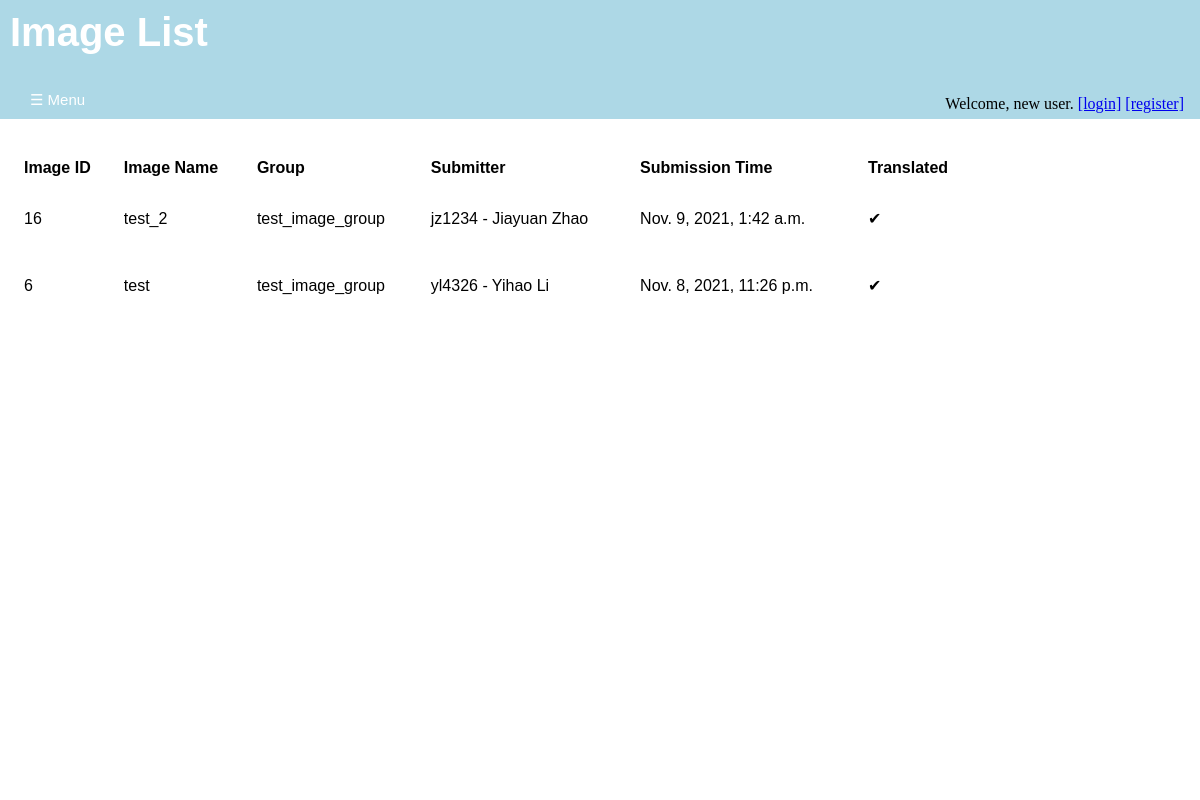
The app's page /annotations/image_list/, older data.
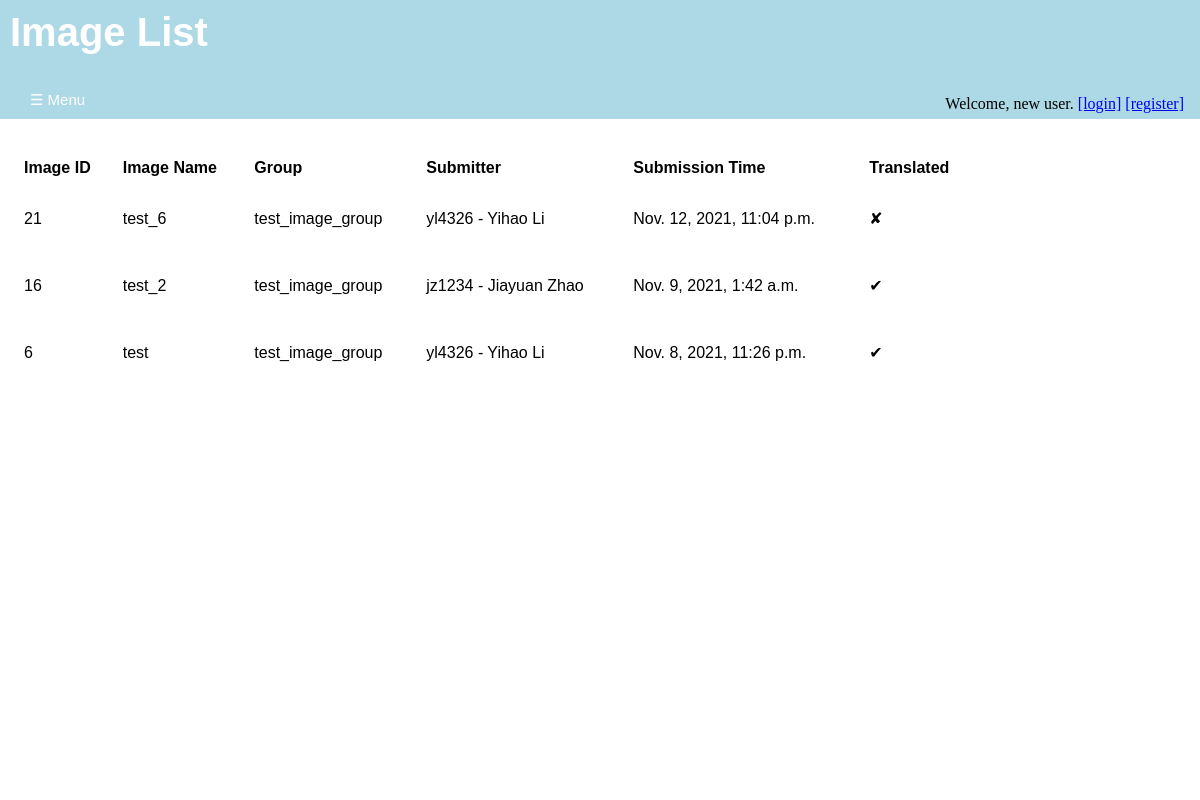
The same page, newer data.
### annotations/models.py (models this page shows, shortened)
class Image(models.Model):
    image_name = models.CharField(
        max_length = 200,
        unique = True
        )
    submission_date = models.DateTimeField(
        'date of submission',
        auto_now_add = True
        )
    image_upload = models.FileField(upload_to = svs_rename)
    translated = models.BooleanField(default = 'False')
    svs_path = models.FilePathField(
        path = f"{settings.HOME_PATH}/{settings.SVS_PATH}",
        match = ".*\.svs",
        null = True,
        blank = True
        )
    dzi_path = models.FilePathField(
        path = f"{settings.HOME_PATH}/{settings.DZI_PATH}",
        match = ".*\.dzi",
        null = True,
        blank = True
        )
    height = models.PositiveIntegerField(null = True, blank = True)
    width = models.PositiveIntegerField(null = True, blank = True)
    image_description = models.TextField()
    completely_annotated = models.BooleanField(default = 'False')
    group = models.ForeignKey(
        ImageGroup,
        on_delete = models.SET_NULL,
        blank = True,
        null = True
        )
    submit_user = models.ForeignKey(
        User,
        on_delete = models.PROTECT,
        blank = True,
        null = True
        )

class ImageGroup(models.Model):
    group_name = models.CharField(
        max_length = 40,
        unique = True
        )
    group_description = models.TextField(blank = True, null = True)
    def __str__(self):
      return self.group_name

class User(auth_user):
    UNI = models.CharField(
        max_length = 8,
        unique = True
        )
    register_date = models.DateTimeField(
        'date of registration',
        auto_now_add = True,
        blank = True
        )
    organizations = models.ForeignKey(
        'Organization',
        on_delete = models.PROTECT,
        null = True,
        blank = True
        )
    def __str__(self):
      return f"{self.UNI} - {self.first_name} {self.last_name}"

### annotations/views.py (the view)
# urls.py: path('image_list/', views.ImageListView.as_view(), name='image-list'),
class ImageListView(generic.ListView):
    template_name = 'annotations/image_list.html'
    context_object_name = 'image_list'
    def get_queryset(self):
        return Image.objects.order_by('-submission_date')

### annotations/templates/annotations/image_list.html (shortened to what this page needs)
{% extends 'annotations/base.html' %}
{% block content %}
  {% if image_list %}
    <div id='title' class='title'>
      <h1>Image List</h1>
      <div id='login-widget' class='login-widget'>
      {% if user.is_authenticated %}
         <p>Welcome, {{ user.get_username }}.</p>
         <a href="{% url 'annotations:logout' %}">[logout]</a>
      {% else %}
        <p>Welcome, new user.</p>
        <a href="{% url 'annotations:login' %}" >[login]</a>
        <a href="{% url 'annotations:registration' %}" >[register]</a>
      {% endif %}
      </div>
      <button class="openbutton" onclick="openNav()">&#9776; Menu</button>
    </div>
    <div id='body' class='body'>
      <table>
        <tr>
          <th>Image ID</th>
          <th>Image Name</th>
          <th>Group</th>
          <th>Submitter</th>
          <th>Submission Time</th>
          <th>Translated</th>
        </tr>
        {% for image in image_list %}
          <tr>
            <td>{{image.pk}}</td>
            <td>
            {% if image.translated %}
               <a href="{% url 'annotations:image-views' image.id %}">{{ image.image_name }}
               </a>
            {% else %}
               <a>{{image.image_name}}</a>
            {% endif %}
            <td><a> {{ image.group }} </a></td>
            <td><a> {{ image.submit_user }}</a></td>
            <td><a> {{ image.submission_date }}</a></td>
            <td><p> {{ image.translated|yesno:"✔,✘" }} </p></td>
           </tr>
        {% endfor %}
      </table>
    </div>
  {% else %}
    <div id='title' class = "title">
      <h1>No images are available.</h1>
    </div>
  {% endif %}
{% endblock %}

Row changes from the older to the newer data that the page shows:
added Image: pk "21", image_name "test_6", group "test_image_group", submit_user "yl4326 - Yihao Li", submission_date "Nov. 12, 2021, 11:04 p.m.", translated "✘"
